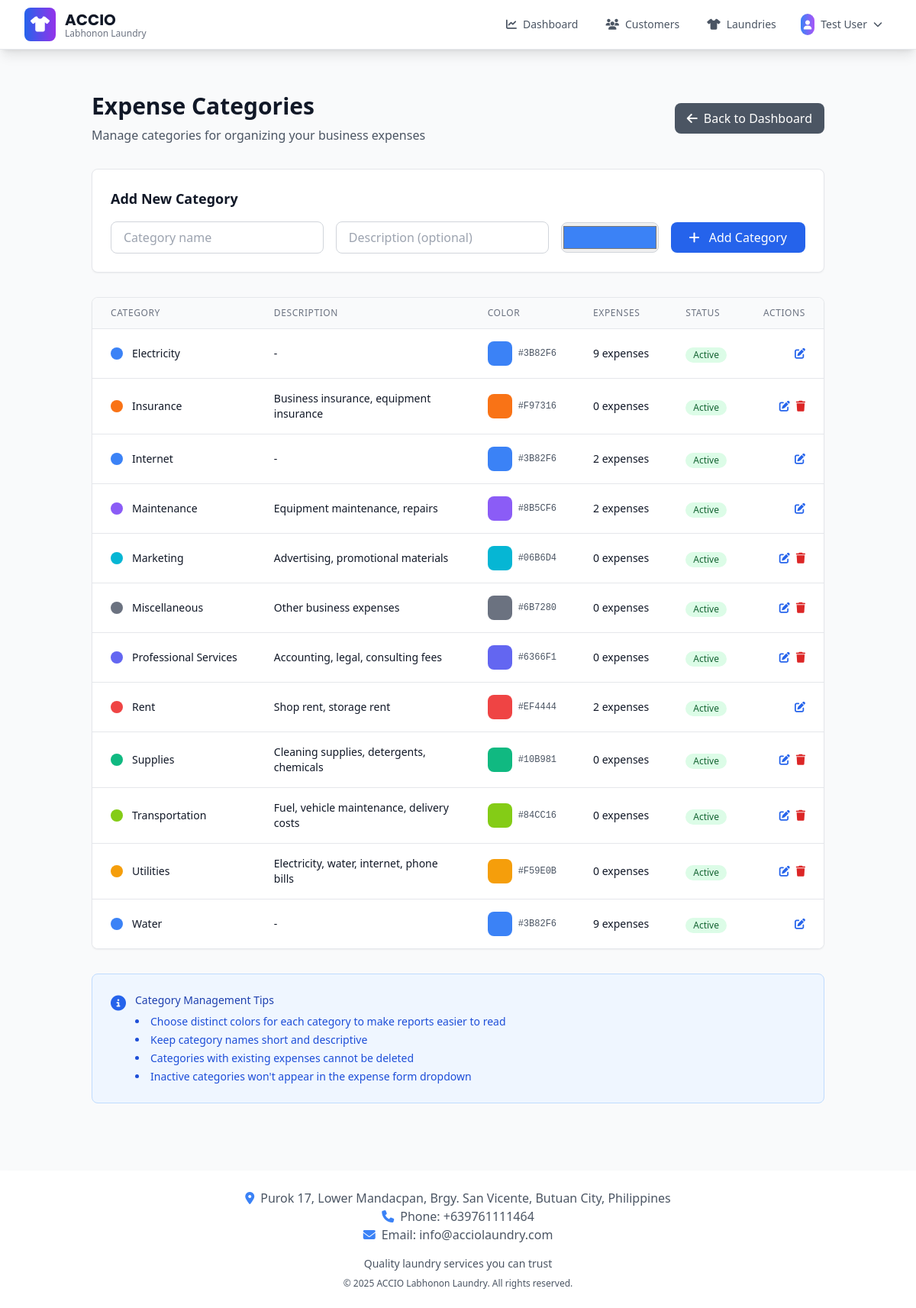
The app's page /expenses/categories (signed in) with its own data.
### app/models.py (models this page shows, shortened)
class BusinessSettings(db.Model):
    id = db.Column(db.Integer, primary_key=True)
    business_name = db.Column(db.String(200), default="ACCIO")
    business_tagline = db.Column(db.String(200), default="Labhonon Laundry")
    business_description = db.Column(
        db.Text, default="Professional laundry services with quality care"
    )
    phone = db.Column(db.String(50), default="+639761111464")
    email = db.Column(db.String(150), default="info@acciolaundry.com")
    address = db.Column(
        db.Text,
        default="Purok 17, Lower Mandacpan, Brgy. San Vicente, Butuan City, Philippines",
    )
    operating_hours = db.Column(db.Text, default="Monday - Sunday: 6:00 AM - 8:00 PM")
    footer_text = db.Column(db.Text, default="Quality laundry services you can trust")
    copyright_text = db.Column(
        db.String(200), default="© 2025 ACCIO Labhonon Laundry. All rights reserved."
    )
    facebook_url = db.Column(db.String(255))
    instagram_url = db.Column(db.String(255))
    website_url = db.Column(db.String(255))
    currency_symbol = db.Column(db.String(10), default="₱")
    date_format = db.Column(db.String(20), default="%B %d, %Y")
    timezone = db.Column(db.String(50), default="Asia/Manila")
    created_at = db.Column(db.DateTime, default=datetime.utcnow)
    updated_at = db.Column(
        db.DateTime, default=datetime.utcnow, onupdate=datetime.utcnow
    )
    updated_by = db.Column(db.Integer, db.ForeignKey("user.id"))
    updated_by_user = db.relationship("User", backref="business_settings_updates")
    @staticmethod
    def get_settings():
        settings = BusinessSettings.query.first()
        if not settings:
            settings = BusinessSettings()
            db.session.add(settings)
            db.session.commit()
        return settings

class User(db.Model, UserMixin):
    id = db.Column(db.Integer, primary_key=True)
    email = db.Column(db.String(150), unique=True)
    password = db.Column(db.String(150))
    full_name = db.Column(db.String(150))
    phone = db.Column(db.String(20))
    role = db.Column(
        db.String(20), default="user"
    )  # 'super_admin', 'admin', 'manager', 'user'
    is_active = db.Column(db.Boolean, default=True)
    must_change_password = db.Column(db.Boolean, default=False)
    date_created = db.Column(db.DateTime, default=datetime.utcnow)
    def is_admin(self):
        return self.role in ["admin", "super_admin"]

class ExpenseCategory(db.Model):
    id = db.Column(db.Integer, primary_key=True)
    name = db.Column(db.String(100), nullable=False, unique=True)
    description = db.Column(db.Text)
    color = db.Column(db.String(7), default="#3B82F6")  # Hex color for UI
    is_active = db.Column(db.Boolean, default=True)
    created_at = db.Column(db.DateTime, default=datetime.utcnow)
    updated_at = db.Column(
        db.DateTime, default=datetime.utcnow, onupdate=datetime.utcnow
    )
    expenses = db.relationship("Expense", backref="category", lazy=True)

### app/expenses.py (the view)
@expenses_bp.route("/categories")
@login_required
def list_categories():
    categories = ExpenseCategory.query.order_by(ExpenseCategory.name).all()
    return render_template("expenses/categories.html", categories=categories)

### app/__init__.py (called while the page is built)
@login_manager.user_loader
def load_user(id):
    from .models import User
    return User.query.get(int(id))

### app/templates/expenses/categories.html (shortened to what this page needs)
{% extends "base.html" %}
{% block content %}
<div class="container mx-auto px-4 sm:px-6 lg:px-8 py-8">
    <div class="mb-8 flex justify-between items-center">
        <div>
            <h1 class="text-3xl font-bold text-gray-900 mb-2">Expense Categories</h1>
            <p class="text-gray-600">Manage categories for organizing your business expenses</p>
        </div>
        <a href="{{ url_for('expenses.dashboard') }}"
           class="bg-gray-600 hover:bg-gray-700 text-white px-4 py-2 rounded-lg flex items-center transition-colors duration-200">
            <i class="fas fa-arrow-left mr-2"></i>
            Back to Dashboard
        </a>
    </div>
    <div class="bg-white rounded-lg shadow-sm border border-gray-200 p-6 mb-8">
        <h3 class="text-lg font-semibold text-gray-900 mb-4">Add New Category</h3>
        <form method="POST" action="{{ url_for('expenses.add_category') }}" class="flex flex-wrap items-center gap-4">
            <div class="flex-1 min-w-64">
                <input type="text" name="name" required
                       placeholder="Category name"
                       class="w-full px-4 py-2 border border-gray-300 rounded-lg focus:ring-2 focus:ring-blue-500 focus:border-transparent">
            </div>
            <div class="flex-1 min-w-64">
                <input type="text" name="description"
                       placeholder="Description (optional)"
                       class="w-full px-4 py-2 border border-gray-300 rounded-lg focus:ring-2 focus:ring-blue-500 focus:border-transparent">
            </div>
            <div class="min-w-32">
                <input type="color" name="color" value="#3B82F6"
                       class="w-full h-10 border border-gray-300 rounded-lg">
            </div>
            <button type="submit"
                    class="bg-blue-600 hover:bg-blue-700 text-white px-6 py-2 rounded-lg transition-colors duration-200">
                <i class="fas fa-plus mr-2"></i>
                Add Category
            </button>
        </form>
    </div>
    <div class="bg-white rounded-lg shadow-sm border border-gray-200 overflow-hidden">
        {% if categories %}
        <div class="overflow-x-auto">
            <table class="min-w-full divide-y divide-gray-200">
                <thead class="bg-gray-50">
                    <tr>
                        <th class="px-6 py-3 text-left text-xs font-medium text-gray-500 uppercase tracking-wider">Category</th>
                        <th class="px-6 py-3 text-left text-xs font-medium text-gray-500 uppercase tracking-wider">Description</th>
                        <th class="px-6 py-3 text-left text-xs font-medium text-gray-500 uppercase tracking-wider">Color</th>
                        <th class="px-6 py-3 text-left text-xs font-medium text-gray-500 uppercase tracking-wider">Expenses</th>
                        <th class="px-6 py-3 text-left text-xs font-medium text-gray-500 uppercase tracking-wider">Status</th>
                        <th class="px-6 py-3 text-right text-xs font-medium text-gray-500 uppercase tracking-wider">Actions</th>
                    </tr>
                </thead>
                <tbody class="bg-white divide-y divide-gray-200">
                    {% for category in categories %}
                    <tr class="hover:bg-gray-50 transition-colors duration-200" style="--category-color: {{ category.color }}">
                        <td class="px-6 py-4 whitespace-nowrap">
                            <div class="flex items-center">
                                <div class="w-4 h-4 rounded-full mr-3" style="background-color: var(--category-color)"></div>
                                <div class="text-sm font-medium text-gray-900">{{ category.name }}</div>
                            </div>
                        </td>
                        <td class="px-6 py-4">
                            <div class="text-sm text-gray-900">{{ category.description or '-' }}</div>
                        </td>
                        <td class="px-6 py-4 whitespace-nowrap">
                            <div class="flex items-center">
                                <div class="w-8 h-8 rounded-lg mr-2" style="background-color: var(--category-color)"></div>
                                <span class="text-xs font-mono text-gray-600">{{ category.color }}</span>
                            </div>
                        </td>
                        <td class="px-6 py-4 whitespace-nowrap text-sm text-gray-900">
                            {{ category.expenses|length }} expenses
                        </td>
                        <td class="px-6 py-4 whitespace-nowrap">
                            {% if category.is_active %}
                            <span class="inline-flex items-center px-2.5 py-0.5 rounded-full text-xs font-medium bg-green-100 text-green-800">
                                Active
                            </span>
                            {% else %}
                            <span class="inline-flex items-center px-2.5 py-0.5 rounded-full text-xs font-medium bg-gray-100 text-gray-800">
                                Inactive
                            </span>
                            {% endif %}
                        </td>
                        <td class="px-6 py-4 whitespace-nowrap text-right text-sm font-medium">
                            <div class="flex justify-end space-x-2">
                                <button class="text-blue-600 hover:text-blue-700 transition-colors duration-200" title="Edit Category">
                                    <i class="fas fa-edit"></i>
                                </button>
                                {% if category.expenses|length == 0 %}
                                <button class="text-red-600 hover:text-red-700 transition-colors duration-200" title="Delete Category">
                                    <i class="fas fa-trash"></i>
                                </button>
                                {% endif %}
                            </div>
                        </td>
                    </tr>
                    {% endfor %}
                </tbody>
            </table>
        </div>
        {% else %}
        <div class="text-center py-12">
            <i class="fas fa-tags text-gray-400 text-6xl mb-4"></i>
            <h3 class="text-xl font-semibold text-gray-900 mb-2">No categories found</h3>
            <p class="text-gray-600 mb-6">Add your first expense category to get started.</p>
        </div>
        {% endif %}
    </div>
    <div class="mt-8 bg-blue-50 border border-blue-200 rounded-lg p-6">
        <div class="flex items-start">
            <div class="flex-shrink-0">
                <i class="fas fa-info-circle text-blue-600 text-xl"></i>
            </div>
            <div class="ml-3">
                <h3 class="text-sm font-medium text-blue-800">Category Management Tips</h3>
                <ul class="text-sm text-blue-700 mt-2 list-disc list-inside space-y-1">
                    <li>Choose distinct colors for each category to make reports easier to read</li>
                    <li>Keep category names short and descriptive</li>
                    <li>Categories with existing expenses cannot be deleted</li>
                    <li>Inactive categories won't appear in the expense form dropdown</li>
                </ul>
            </div>
        </div>
    </div>
</div>
{% endblock %}

### app/templates/base.html (shortened to what this page needs)
<!DOCTYPE html>
<html lang="en">
<head>
    <script src="https://cdn.tailwindcss.com"></script>
    <link rel="stylesheet" href="https://cdnjs.cloudflare.com/ajax/libs/font-awesome/6.4.0/css/all.min.css">
</head>
<body class="bg-gray-50 font-sans" data-authenticated="{% if current_user.is_authenticated %}true{% else %}false{% endif %}">
    <nav class="bg-white shadow-lg border-b border-gray-200 sticky top-0 left-0 w-full z-50">
        <div class="max-w-7xl mx-auto px-4 sm:px-6 lg:px-8">
            <div class="flex justify-between items-center h-16">
                <div class="flex items-center flex-shrink-0">
                    <div class="flex-shrink-0 flex items-center">
                        <div class="bg-gradient-to-r from-blue-600 to-purple-600 rounded-lg p-2 mr-3">
                            <i class="fas fa-tshirt text-white text-xl"></i>
                        </div>
                        <div>
                            <h1 class="brand-font text-xl font-bold text-gray-900">{{ business_settings.business_name }}</h1>
                            <p class="text-xs text-gray-500 -mt-1">{{ business_settings.business_tagline }}</p>
                        </div>
                    </div>
                </div>
                <div class="hidden md:flex items-center space-x-1 flex-1 justify-end">
                    {% if current_user.is_authenticated %}
                        <a href="{{ url_for('views.dashboard') }}" class="flex items-center px-4 py-2 rounded-lg text-sm font-medium transition-all duration-200 {% if request.endpoint == 'views.dashboard' %}bg-blue-50 text-blue-700 border border-blue-200{% else %}text-gray-600 hover:text-blue-700 hover:bg-blue-50{% endif %}">
                            <i class="fas fa-chart-line mr-2"></i>
                            Dashboard
                        </a>
                        <a href="{{ url_for('customer.list_customers') }}"
                           class="flex items-center px-4 py-2 rounded-lg text-sm font-medium transition-all duration-200
                                  {% if request.endpoint == 'customer.list_customers' %}
                                      bg-blue-50 text-blue-700 border border-blue-200
                                  {% else %}
                                      text-gray-600 hover:text-blue-700 hover:bg-blue-50
                                  {% endif %}">
                            <i class="fas fa-users mr-2"></i>
                            Customers
                        </a>
                        <a href="{{ url_for('laundry.list_laundries') }}"
                           class="flex items-center px-4 py-2 rounded-lg text-sm font-medium transition-all duration-200
                                  {% if request.endpoint == 'laundry.list_laundries' %}
                                      bg-blue-50 text-blue-700 border border-blue-200
                                  {% else %}
                                      text-gray-600 hover:text-blue-700 hover:bg-blue-50
                                  {% endif %}">
                            <i class="fas fa-tshirt mr-2"></i>
                            Laundries
                        </a>
                        <div class="relative ml-4 group">
                            <button class="flex items-center px-3 py-2 rounded-lg text-sm font-medium text-gray-600 hover:text-blue-700 hover:bg-blue-50 transition-all duration-200">
                                <div class="bg-gradient-to-r from-blue-500 to-purple-500 rounded-full p-1 mr-2">
                                    <i class="fas fa-user text-white text-xs"></i>
                                </div>
                                {{ current_user.full_name or current_user.email.split('@')[0] }}
                                <i class="fas fa-chevron-down ml-2 text-xs"></i>
                            </button>
                        </div>
                    {% endif %}
                </div>
            </div>
        </div>
    </nav>
    <main class="max-w-7xl mx-auto px-4 py-6">
        {% block content %}{% endblock %}
    </main>
    <footer class="bg-white shadow-lg mt-8">
        <div class="max-w-7xl mx-auto px-4 py-6">
            <div class="text-center text-gray-600">
                <p><i class="fas fa-map-marker-alt mr-2 text-blue-500"></i>{{ business_settings.address }}</p>
                <p><i class="fas fa-phone mr-2 text-blue-500"></i>Phone: {{ business_settings.phone }}</p>
                {% if business_settings.email %}
                <p><i class="fas fa-envelope mr-2 text-blue-500"></i>Email: {{ business_settings.email }}</p>
                {% endif %}
                <div class="mt-4">
                    <p class="text-sm">{{ business_settings.footer_text }}</p>
                    <p class="text-xs mt-2">{{ business_settings.copyright_text }}</p>
                </div>
            </div>
        </div>
    </footer>
</body>
</html>

### app/templates/base.html (style rules this page uses)
body { font-family: 'Inter', sans-serif; }
.brand-font { font-family: 'Poppins', sans-serif; }

### records on screen
BusinessSettings: business_name "ACCIO", business_tagline "Labhonon Laundry", address "Purok 17, Lower Mandacpan, Brgy. San Vicente, Butuan City, Philippines", phone "+639761111464", email "info@acciolaundry.com", footer_text "Quality laundry services you can trust", copyright_text "© 2025 ACCIO Labhonon Laundry. All rights reserved."
User: full_name "Test User"
ExpenseCategory: name "Electricity", description "-", color "#3B82F6", expenses|length "9", is_active "Active"
ExpenseCategory: name "Insurance", description "Business insurance, equipment insurance", color "#F97316", expenses|length "0", is_active "Active"
ExpenseCategory: name "Internet", description "-", color "#3B82F6", expenses|length "2", is_active "Active"
ExpenseCategory: name "Maintenance", description "Equipment maintenance, repairs", color "#8B5CF6", expenses|length "2", is_active "Active"
ExpenseCategory: name "Marketing", description "Advertising, promotional materials", color "#06B6D4", expenses|length "0", is_active "Active"
ExpenseCategory: name "Miscellaneous", description "Other business expenses", color "#6B7280", expenses|length "0", is_active "Active"
ExpenseCategory: name "Professional Services", description "Accounting, legal, consulting fees", color "#6366F1", expenses|length "0", is_active "Active"
ExpenseCategory: name "Rent", description "Shop rent, storage rent", color "#EF4444", expenses|length "2", is_active "Active"
ExpenseCategory: name "Supplies", description "Cleaning supplies, detergents, chemicals", color "#10B981", expenses|length "0", is_active "Active"
ExpenseCategory: name "Transportation", description "Fuel, vehicle maintenance, delivery costs", color "#84CC16", expenses|length "0", is_active "Active"
ExpenseCategory: name "Utilities", description "Electricity, water, internet, phone bills", color "#F59E0B", expenses|length "0", is_active "Active"
ExpenseCategory: name "Water", description "-", color "#3B82F6", expenses|length "9", is_active "Active"
